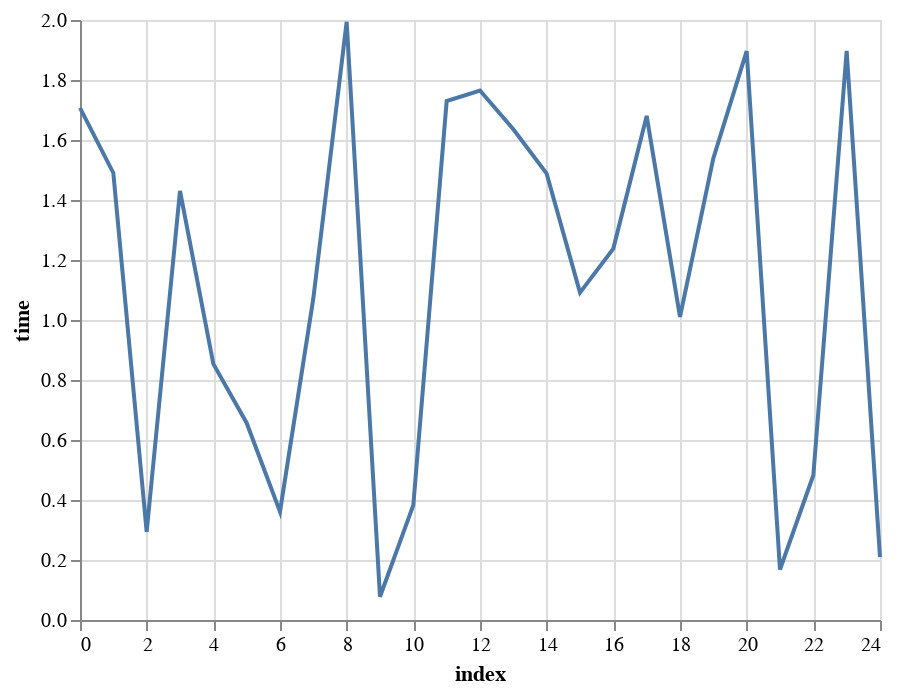

Write notebook code for a chart like this one.
### Code cell
alt.Chart(df).mark_line().encode(
    x = alt.X('index'),
    y = alt.Y('time')
    ## Add a line for the mean
    ## Add a label for the worker and/or the task
    )

### Figure 1 — Vega-Lite specification as saved in the notebook (floating-point values rounded to 4 significant figures)
{"config": {"view": {"continuousWidth": 400, "continuousHeight": 300}}, "data": {"name": "data-7ccb7b49133b2eab37b8c93dca35791d"}, "mark": "line", "encoding": {"x": {"type": "quantitative", "field": "index"}, "y": {"type": "quantitative", "field": "time"}}, "$schema": "https://vega.github.io/schema/vega-lite/v4.8.1.json", "datasets": {"data-7ccb7b49133b2eab37b8c93dca35791d": [{"index": 0, "time": 1.707, "name": "Steve", "task": "Step1", "mean": 1.126}, {"index": 1, "time": 1.49, "name": "Steve", "task": "Step1", "mean": 1.126}, {"index": 2, "time": 0.2938, "name": "Steve", "task": "Step1", "mean": 1.126}, {"index": 3, "time": 1.43, "name": "Steve", "task": "Step1", "mean": 1.126}, {"index": 4, "time": 0.8537, "name": "Steve", "task": "Step1", "mean": 1.126}, {"index": 5, "time": 0.6569, "name": "Steve", "task": "Step1", "mean": 1.126}, {"index": 6, "time": 0.3613, "name": "Steve", "task": "Step1", "mean": 1.126}, {"index": 7, "time": 1.072, "name": "Steve", "task": "Step1", "mean": 1.126}, {"index": 8, "time": 1.994, "name": "Steve", "task": "Step1", "mean": 1.126}, {"index": 9, "time": 0.07755, "name": "Steve", "task": "Step1", "mean": 1.126}, {"index": 10, "time": 0.383, "name": "Steve", "task": "Step1", "mean": 1.126}, {"index": 11, "time": 1.73, "name": "Steve", "task": "Step1", "mean": 1.126}, {"index": 12, "time": 1.765, "name": "Steve", "task": "Step1", "mean": 1.126}, {"index": 13, "time": 1.636, "name": "Steve", "task": "Step1", "mean": 1.126}, {"index": 14, "time": 1.488, "name": "Steve", "task": "Step1", "mean": 1.126}, {"index": 15, "time": 1.091, "name": "Steve", "task": "Step1", "mean": 1.126}, {"index": 16, "time": 1.238, "name": "Steve", "task": "Step1", "mean": 1.126}, {"index": 17, "time": 1.68, "name": "Steve", "task": "Step1", "mean": 1.126}, {"index": 18, "time": 1.01, "name": "Steve", "task": "Step1", "mean": 1.126}, {"index": 19, "time": 1.539, "name": "Steve", "task": "Step1", "mean": 1.126}, {"index": 20, "time": 1.896, "name": "Steve", "task": "Step1", "mean": 1.126}, {"index": 21, "time": 0.1682, "name": "Steve", "task": "Step1", "mean": 1.126}, {"index": 22, "time": 0.4824, "name": "Steve", "task": "Step1", "mean": 1.126}, {"index": 23, "time": 1.897, "name": "Steve", "task": "Step1", "mean": 1.126}, {"index": 24, "time": 0.2094, "name": "Steve", "task": "Step1", "mean": 1.126}]}}
